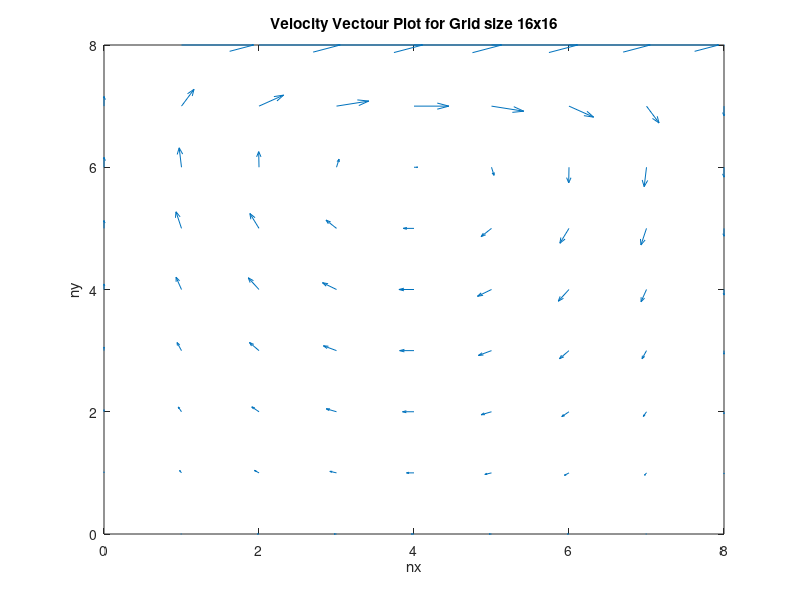
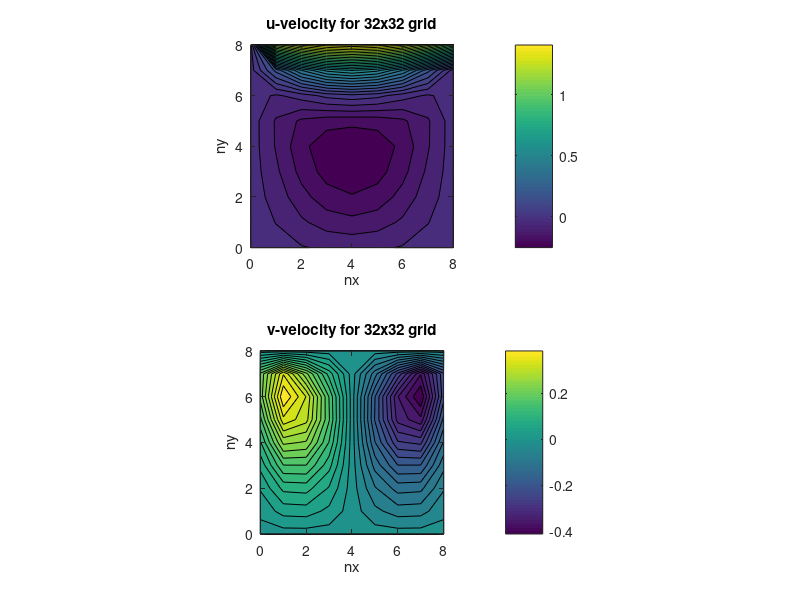
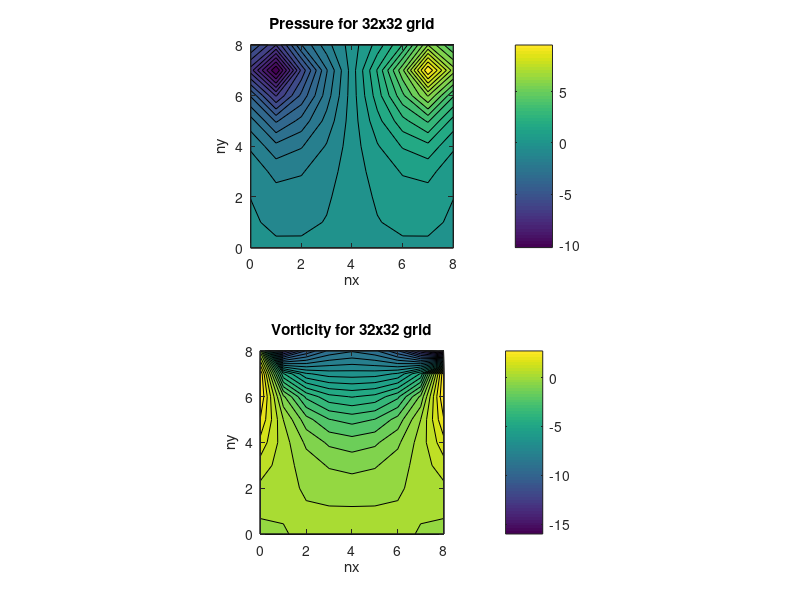

MATLAB code for these plots, in order: (Note: this script raises an error after producing the figures.)
%unsteady stokes equation for Lid-Driven Cavity flow
%SOR method for faster convergent
clc;
clear all;
close all;
%-----------------------------------------------------------------------
%Define all numerial values
%------------------------------------------------------------------------
Re = 1;                 %Reynolds Number
visc=1/Re;              %viscosity
nx = 8;                 %gridpoints along x
ny = 8;                 %gridpoints along y
lx = 1;                 %lenght of the domain
ly = 1;                 %width of the domain
ft=0.5;                 %final time
MaxErr = 0.001;       %maximum error for pressure
Maxit=100;              %maximum iteration
nstep= 100;
beta=1.2;               %SOR factor
dt=0.01;               %time step size
gx =0; gy=0;        %external forces

%---------------------------------------------
%Variable initialization
u = zeros(nx+1,ny+2); ut = zeros(nx+1,ny+2);  %velocity in x direction
v = zeros(nx+2,ny+1); vt = zeros(nx+2,ny+1);  %velocity in y direction
p = zeros(nx+2,ny+2);                       %pressure
t=0;                                                %Initial time
%----------------------------------------------------------------------
%set grid points
dx=lx/nx; dy=ly/ny;                         %length of the grid cell
for i = 0:nx+2
    for j = 0:ny+2
        x=dx*(i-1);
        y=dy*(j-1.5);
    end
end
%-----------------------------------------------------------------------
%Check to ensure that the defined time step meets stability condition?
if dt>0.25*(min(dx,dy))^2/visc || dt>(1/Re)
    dt=min((0.25*(min(dx,dy))^2/visc),(visc));
end
%-----------------------------------------------------------------------
%Set boundary conditions
   
    for j=2:ny+1
        u(1,j)=0;               %u at left edge
        u(nx+1,j)=0;            %u at right edge
    end
    
     for i=2:nx+1
        u(i,ny+2)=2-u(i,ny+1);       %u at top edge
        u(i,1)= -u(i,2);             %u at bottom edge
    end
    
    for i=2:nx+1
        v(i,1)=0;                   %v at bottom edge
        v(i,ny+1)=0;                %v at top edge
    end
    
    for j=2:ny
        v(nx+2,j)=-v(nx+1,j);        %v at right
        v(1,j)=-v(2,j);              %v at left
    end
    
    
    for i=2:nx+1
        p(i,ny+2)= p(i,ny+1);              %at top
        p(i,1)= -p(i,2);                    %at bottom
    end
    for j=2:ny+1
        p(nx+2,j)= p(nx+1,j);              %at right
        p(1,j)= p(2,j);                    %at left
    end
    
   %------------------------------------------------------------
    for n=1:nstep
    %temporary velocity
    %ut=u;
    for i=2:nx
        for j=2:ny+1
            ut(i,j)=u(i,j)+dt*(visc*((u(i+1,j)-2*u(i,j)+u(i-1,j))/dx^2+...
                (u(i,j+1)-2*u(i,j)+u(i,j-1))/dy^2)+gx);
        end
    end
    
    %vt=v;
    for i=2:nx+1
        for j=2:ny
            vt(i,j)=v(i,j)+dt*(visc*((v(i+1,j)-2*v(i,j)+v(i-1,j))/dx^2+...
                (v(i,j+1)-2*v(i,j)+v(i,j-1))/dy^2)+gy);
        end
    end
    %-------------------------------------------------------------------
    %boundary velocities update
    
    for j=2:ny+1
        ut(1,j)=0;               %u at left edge
        ut(nx+1,j)=0;            %u at right edge
    end
    
    for i=2:nx+1
        ut(i,ny+2)=2-ut(i,ny+1);       %u at top edge
        ut(i,1)= -ut(i,2);             %u at bottom edge
    end
    
    for i=2:nx+1
        vt(i,1)=0;                   %v at bottom edge
        vt(i,ny+1)=0;                %v at top edge
    end
    
    for j=2:ny
        vt(nx+2,j)=-vt(nx+1,j);        %v at right
        vt(1,j)=-vt(2,j);              %v at left
    end
    %ut
    %vt
     for i=2:nx+1
        p(i,ny+2)= p(i,ny+1);              %at top
        p(i,1)= -p(i,2);                    %at bottom
    end
    for j=2:ny+1
        p(nx+2,j)= p(nx+1,j);              %at right
        p(1,j)= p(2,j);                    %at left
    end
    %------------------------------------------------------------------
    %Solve Pressure
    %------------------------------------------------------------------
      diag = (0.5/(1/dx^2+1/dy^2));
%     rhs= (1/dt)*((ut(i,j)-ut(i-1,j))/dx+(vt(i,j)-vt(i,j-1))/dy);
    for it=1:Maxit
        p_chk=p;
        for i=2:nx+1
            for j=2:ny+1
%                 p(i,j)= (1-beta)*p(i,j)+...
%                     beta*diag*( (1/dx^2)*(p(i+1,j)+p(i-1,j))+...
%                     (1/dy^2)*(p(i,j+1)+p(i,j-1))-rhs);
               
                p(i,j)= p(i,j) + ...
                          diag*( (1/dx^2)*(p(i+1,j)-2*p(i,j)+p(i-1,j))+ ...
                                 (1/dy^2)*(p(i,j+1)-2*p(i,j)+p(i,j-1)) ...
                -(Re/dt)*((ut(i,j)-ut(i-1,j))/dx+(vt(i,j)-vt(i,j-1))/dy) );
            end
        end
        
        Err=0.0;
        for i=2:nx+1
            for j=2:ny+1
                Err=Err+abs(p_chk(i,j)-p(i,j));
            end
        end
        if Err <= MaxErr, break, end
        
        for i=2:nx+1
            p(i,ny+2)= p(i,ny+1);              %at top
            p(i,1)= -p(i,2);                    %at bottom
        end     
        for j=2:ny+1
            p(nx+2,j)= p(nx+1,j);              %at right
            p(1,j)= p(2,j);                    %at left
        end
      

    end
%------------------------------------------------------------------------ 
%update velocities
%------------------------------------------------------------------------
    %u velocity
    
    for i=2:nx
        for j= 2:ny+1
            u(i,j)= ut(i,j)- ((dt/Re)*((p(i+1,j)-p(i,j))/dx));
        end
    end
    %v-velocity
    for i=2:nx+1
        for j= 2:ny
            v(i,j)= vt(i,j)- ((dt/Re)*((p(i,j+1)-p(i,j))/dy));
        end
    end
 
 end
t =t+dt
%relocate the grid points
p(1:nx+2,1)=0; p(1:nx+2,ny+2)=0; p(1,1:ny+2)=0; p(nx+2,1:ny+2)=0;
u_cnt(1:nx+1,1:ny+1)= 1/2 *(u(1:nx+1,1:ny+1)+u(1:nx+1,2:ny+2));
v_cnt(1:nx+1,1:ny+1)= 1/2 *(v(1:nx+1,1:ny+1)+v(2:nx+2,1:ny+1));
p_cnt(1:nx+1,1:ny+1)=1/4*(p(1:nx+1,1:ny+1)+p(2:nx+2,1:ny+1)...
    +p(1:nx+1,2:ny+2)+p(2:nx+2,2:ny+2));
wt(1:nx+1,1:ny+1)=(v(2:nx+2,1:ny+1)-v(1:nx+1,1:ny+1))/dx...
    -(u(1:nx+1,2:ny+2)-u(1:nx+1,1:ny+1))/dy;
x(1:nx+1)=(0:nx);
y(1:ny+1)=(0:ny);
% %-------------------------------------------------------------------------%
% %Plot the variables
% %-------------------------------------------------------------------------%
figure(1), quiver(x,y,(rot90(fliplr(u_cnt))),(rot90(fliplr(v_cnt)))),...
xlabel('nx'),ylabel('ny'),title('Velocity Vectour Plot for Grid size 16x16');
axis([0 nx 0 ny]),axis
('square');
figure(2),
subplot(211), contourf(x,y,rot90(fliplr(u_cnt)),30),...
xlabel('nx'),ylabel('ny'),title('u-velocity for 32x32 grid'); axis('square','tight'); colorbar
subplot(212), contourf(x,y,rot90(fliplr(v_cnt)),30),...
xlabel('nx'),ylabel('ny'),title('v-velocity for 32x32 grid'); axis('square','tight'); colorbar
figure(3),
subplot(211), contourf(x,y,rot90(fliplr(p_cnt)),30),...
xlabel('nx'),ylabel('ny'),title('Pressure for 32x32 grid'); axis('square','tight'); colorbar
subplot(212), contourf(x,y,rot90(fliplr(wt)),30),...
xlabel('nx'),ylabel('ny'),title('Vorticity for 32x32 grid') ;axis('square','tight'); colorbar
% % figure(1), quiver(x,y,(rot90(fliplr(u_cnt))),(rot90(fliplr(v_cnt)))),...
% % xlabel('nx'),ylabel('ny'),title('Velocity Vectour Plot');
% % axis([0 nx 0 ny]),axis('square');
%  figure(2), contour(x,y,(rot90(fliplr(p_cnt)))); colorbar
% figure(1), plot(u(floor(nx/2),1:ny+1),1:ny+1, 'r')
% hold on;
% figure(1), plot(u(floor(nx/2),1:ny+1),1:ny+1, 'o')
% xlabel('u')
% ylabel('y')
% hold on
% figure(2), plot(1:nx+1,v(1:nx+1, floor(ny/2)), 'g')
% hold on;
% figure(2), plot(1:nx+1,v(1:nx+1, floor(ny/2)), 's')
% xlabel('x')
% ylabel('v')
% hold on;  
streamline(u_cnt,v_cnt);
        


        